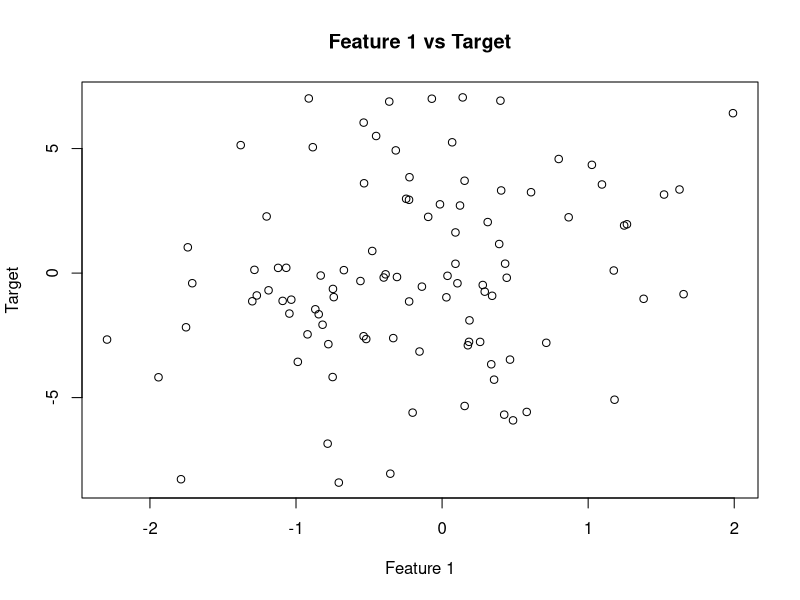
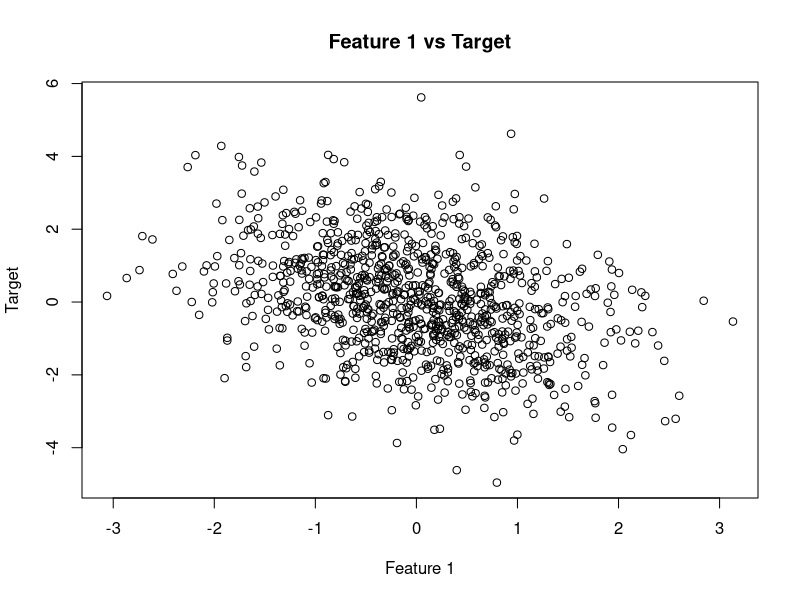
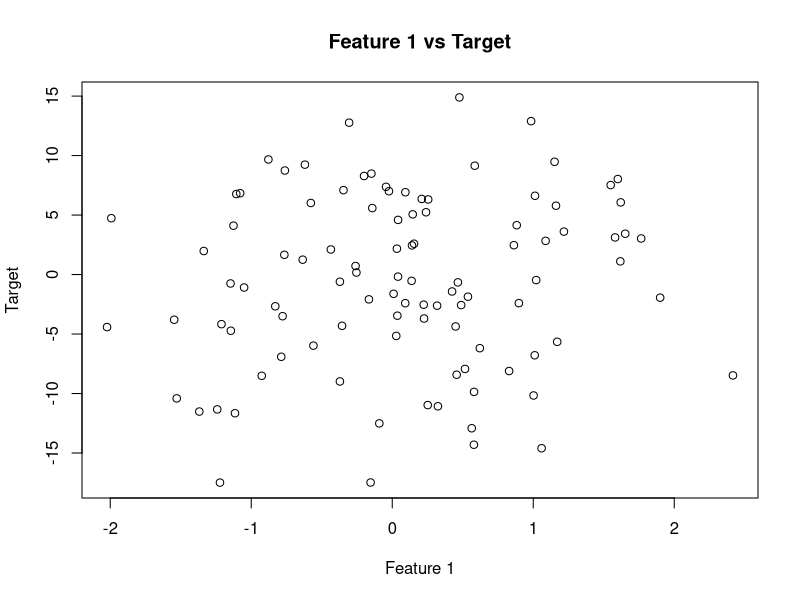
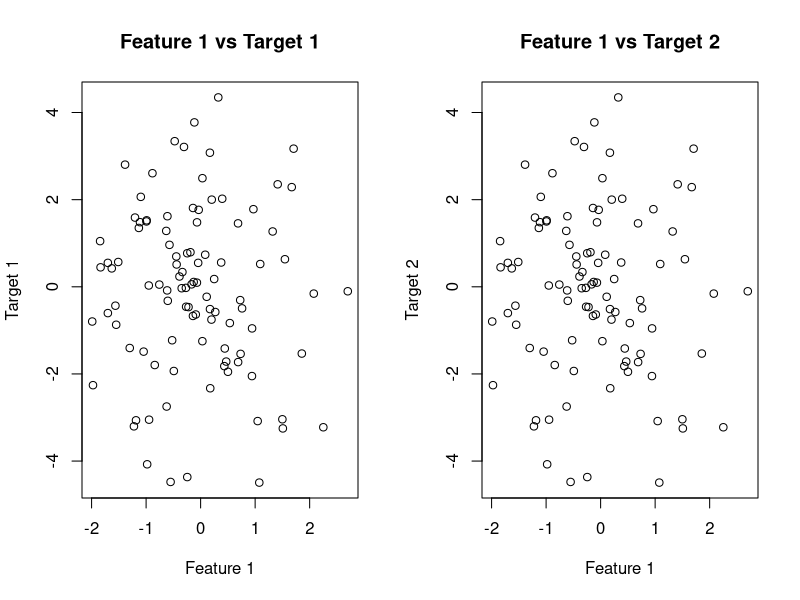
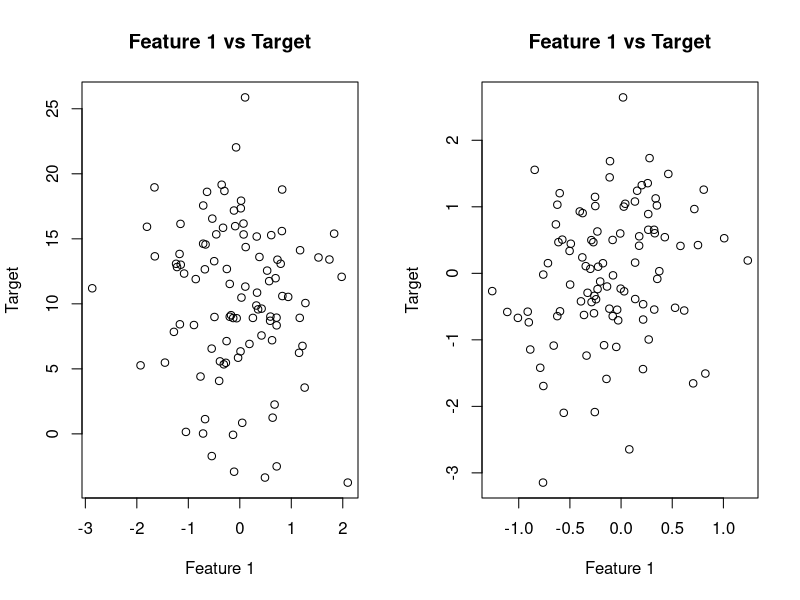
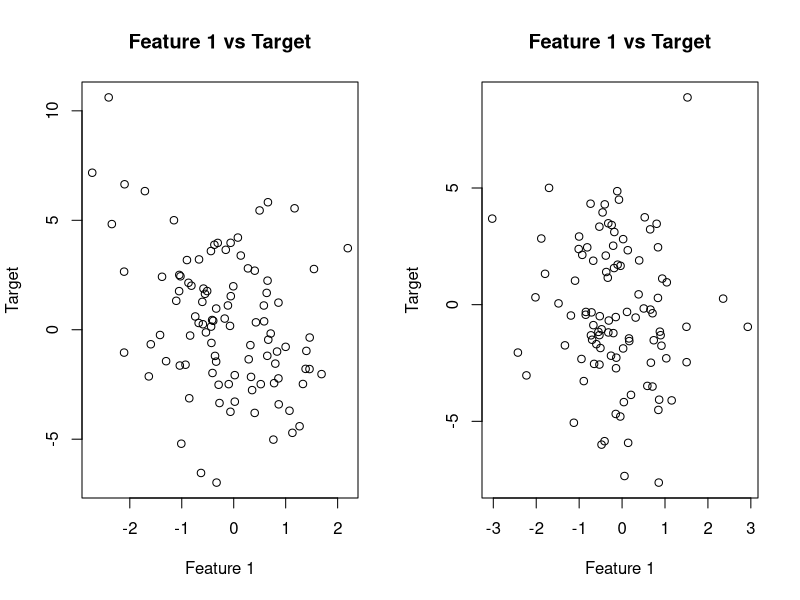
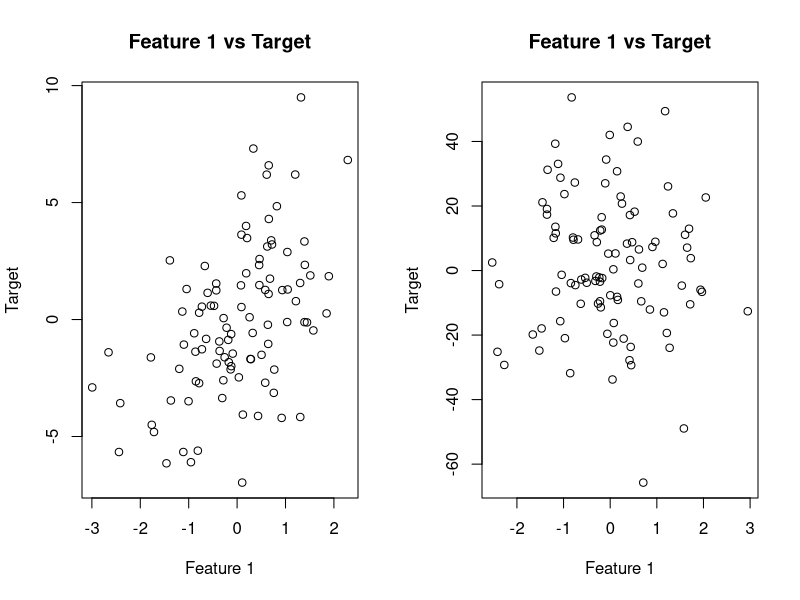

Reproduce these figures in R, in order.

make_regression <- function(n_samples=100, n_features=100, n_informative=10, n_targets=1, 
                            bias=0.0, noise=0.0, shuffle=TRUE, coef=FALSE, random_state=NULL,
                            effective_rank=NULL, tail_strength=0.5, plot = FALSE) {
  if (!is.null(random_state)) {
    set.seed(random_state)
  }
  
  # set the number of informative coefficients
  coefficients <- rnorm(n_informative)
  
  # random data values
  # initial feature matrix (X) with more features than the effective rank
  X <- matrix(rnorm(n_samples * n_features), nrow=n_samples, ncol=n_features)
  
  # implementing effective rank and tail_strength
  if (!is.null(effective_rank) && effective_rank < n_features) {
    # decompose a matrix X into its singular vectors and singular values
    svd_result <- svd(X)
    U <- svd_result$u
    Sigma <- svd_result$d
    V <- svd_result$v
    
    # for matrix X to have an effective_rank of k, keep the top k singular values and set the rest to zero. 
    # Reduces the rank of the matrix, simulating a situation where only a subset of features provides most information.
    k <- effective_rank
    Sigma_adjusted <- c(Sigma[1:k], rep(0, length(Sigma) - k))
    
    #  linearly reducing the magnitude of each successive singular value from the largest to the kth value
    # adjust each of the top k singular values by a factor that decreases linearly
    
    decay_factor <- seq(from = 1, to = tail_strength, length.out = k)
    Sigma_adjusted[1:k] <- Sigma_adjusted[1:k] * decay_factor
    
    # reconstructing the matrix
    X_adjusted <- U %*% diag(Sigma_adjusted) %*% t(V)
    X <- X_adjusted
  }
  
  
  # target data. Y = intercept + coeff * X + error
  informative_X <- X[, seq(n_informative)]
  if (n_targets == 1) {
    Y <- matrix(nrow=n_samples, ncol=1)
  } else {
    Y <- matrix(nrow=n_samples, ncol=n_targets)
  }
  
  for (target in 1:n_targets) {
    Y[, target] <- bias + informative_X %*% coefficients + rnorm(n_samples, sd=noise)
  }
  
  # multi-output check
  if (n_targets > 1) {
    Y <- matrix(Y, ncol=n_targets)
  }
  
  # shuffle if requested
  if (shuffle) {
    indices <- sample(n_samples)
    X <- X[indices, ]
    Y <- Y[indices, ]
  }
  
  result <- if (coef) {
    list("X"=X, "Y"=Y, "coefficients"=coefficients)
  } else {
    list("X"=X, "Y"=Y)
  }
  
  if (plot) {
    if (n_targets == 1) {
      plot(X[,1], Y, main="Feature 1 vs Target", xlab="Feature 1", ylab="Target")
    } else {
      par(mfrow=c(1, n_targets))
      for (i in 1:n_targets) {
        plot(X[,1], Y[,i], main=paste("Feature 1 vs Target", i), xlab="Feature 1", ylab=paste("Target", i))
      }
    }
  }
  
  return(result)
  
}


# Testing

# Test Case 1: Default Parameters
make_regression(plot=TRUE)

# Test Case 2: Increased Sample Size
make_regression(n_samples=1000, plot=TRUE)

# Test Case 3: More Features
make_regression(n_features=200, n_informative=50, plot=TRUE)

# Test Case 4: Multi-Output Regression
make_regression(n_targets=2, plot=TRUE)

# Test Case 5: Adding Bias and 
make_regression(bias=10, noise=5, plot=TRUE)

# Test Case 6: Effective rank and tail strength
make_regression(n_features=50, effective_rank=10, tail_strength=0.2, plot=TRUE)

# Test Case 7: No shuffling
make_regression(shuffle=FALSE, plot=TRUE)

# Test Case 8: Checking to see if it's returning coefficients
make_regression(coef=TRUE, plot=TRUE)

# Test Case 9: Specifying Random State
make_regression(random_state=42, plot=TRUE)

# Test Case 10: High Noise Level
make_regression(noise=20, plot=TRUE)

library(car)

# Test Case 11: High effective rank with moderate tail strength
library(car)

data <- make_regression(n_samples=100, n_features=20, effective_rank=20, tail_strength=0.5)

df <- as.data.frame(data$X)
df$Y <- data$Y

model <- lm(Y ~ ., data=df)

vif_result <- vif(model)
print(vif_result)

# Expectation: low multicollinearity among features









# Double check:
# Test Case 12: Low effective rank with moderate tail strength
data <- make_regression(n_samples=100, n_features=20, effective_rank=50, tail_strength=0.5)
# Expectation: high multicollinearity

df <- as.data.frame(data$X)
df$Y <- data$Y

model <- lm(Y ~ ., data=df)

# getting alias errors




